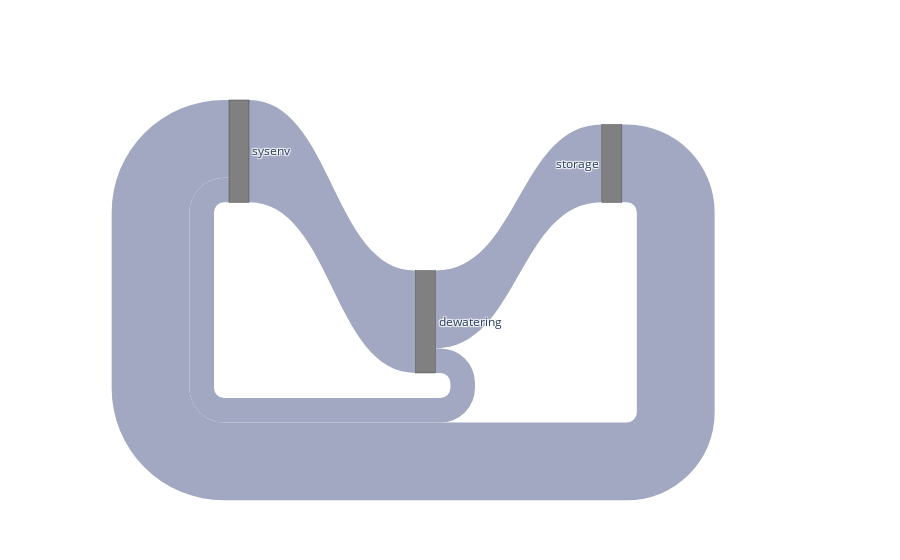

The notebook cell this image was saved under:
### Markdown cell above
### Sankey Plotting

### Code cell
import flodym.export as fde

fig = fde.PlotlySankeyPlotter(mfa=mfa_example, exclude_processes=[]).plot()
fig.show()

### Figure 1 — Plotly figure (JSON) as saved in the notebook; plotly's stock layout.template omitted (floating-point values rounded to 4 significant figures)
{"data": [{"arrangement": "snap", "link": {"color": ["hsl(230,20,70)", "hsl(230,20,70)", "hsl(230,20,70)", "hsl(230,20,70)"], "label": ["sysenv => dewatering", "dewatering => storage", "dewatering => sysenv", "storage => sysenv"], "source": [0, 1, 1, 2], "target": [1, 2, 0, 0], "value": [1, 0.76, 0.24, 0.76]}, "node": {"color": ["gray", "gray", "gray"], "label": ["sysenv", "dewatering", "storage"], "pad": 10}, "type": "sankey"}], "layout": {}}
